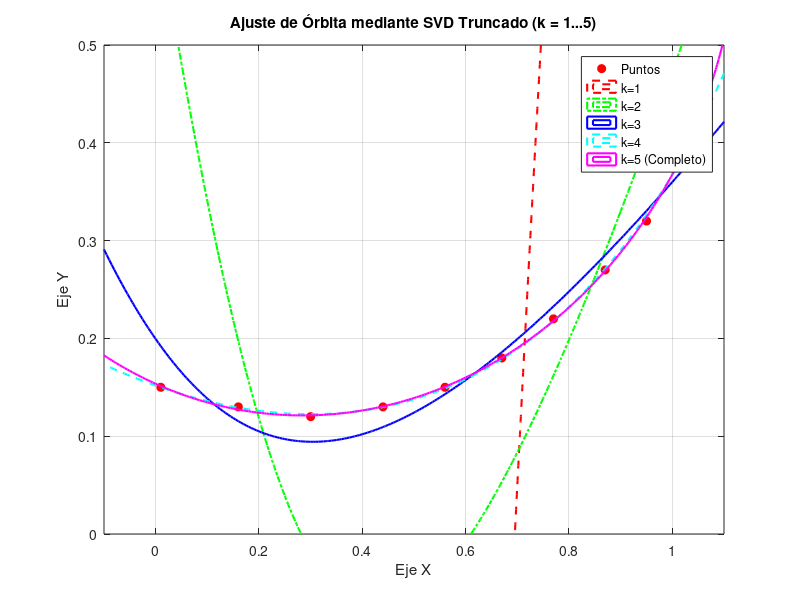

This figure's MATLAB source:
% === EJERCICIO 11 COMPLETO ===
clear; clc; close all;

function [x_res, A, b] = ej11(x, y)
    f = @(x,y) [y^2, x*y, x, y, 1];
    r_fun = @(x) x^2;

    A = zeros(length(x), 5);
    b = zeros(length(x), 1);
    
    for i = 1:length(x)
        A(i,:) = f(x(i), y(i));
        b(i) = r_fun(x(i));
    endfor

    x_res = A \ b;
endfunction

% --- Parte a ---
x = [1.02, 0.95, 0.87, 0.77, 0.67, 0.56, 0.44, 0.30, 0.16, 0.01];
y = [0.39, 0.32, 0.27, 0.22, 0.18, 0.15, 0.13, 0.12, 0.13, 0.15];

[x_a, A, b] = ej11(x, y);

% --- Parte b ---
a_noise = -0.0005;
b_noise =  0.0005;

x_r = zeros(1, length(x));
y_r = zeros(1, length(y));

for i = 1:length(x)
    x_r(i) = x(i) + (a_noise + (b_noise - a_noise) * rand());
    y_r(i) = y(i) + (a_noise + (b_noise - a_noise) * rand());
endfor

x_b = ej11(x_r, y_r);

% --- Parte c: SVD con k = 1,...,5 ---
[U, S, V] = svd(A, 0); % Descomposición SVD reducida
sigma = diag(S);       % Extraer valores singulares (ya ordenados en forma decreciente)

X_k = zeros(5, 5);     % Matriz donde cada columna k es la solución x_k

for k = 1:5
    x_k = zeros(5, 1);
    for i = 1:k
        x_k = x_k + ((U(:,i)' * b) / sigma(i)) * V(:,i);
    endfor
    X_k(:, k) = x_k;
endfor

% --- Gráfico comparativo de la Parte c ---
xmin = -0.1; deltax = 0.005; xmax = 1.1;
ymin =  0.0; deltay = 0.005; ymax = 0.5;

[X, Y] = meshgrid(xmin:deltax:xmax, ymin:deltay:ymax);

figure(2);
plot(x, y, 'ro', 'markerfacecolor', 'r', 'markersize', 6); hold on;

colores = ['r', 'g', 'b', 'c', 'm'];
estilos = {'--', '-.', '-', '--', '-'};

for k = 1:5
    xk = X_k(:, k);
    Z_k = X.^2 - (xk(1)*Y.^2 + xk(2)*X.*Y + xk(3)*X + xk(4)*Y + xk(5));
    contour(X, Y, Z_k, [0 0], [colores(k) estilos{k}], 'linewidth', 1.5);
endfor

xlabel('Eje X'); ylabel('Eje Y');
title('Ajuste de Órbita mediante SVD Truncado (k = 1...5)');
legend('Puntos', 'k=1', 'k=2', 'k=3', 'k=4', 'k=5 (Completo)', 'location', 'northeast');
grid on;
hold off;
